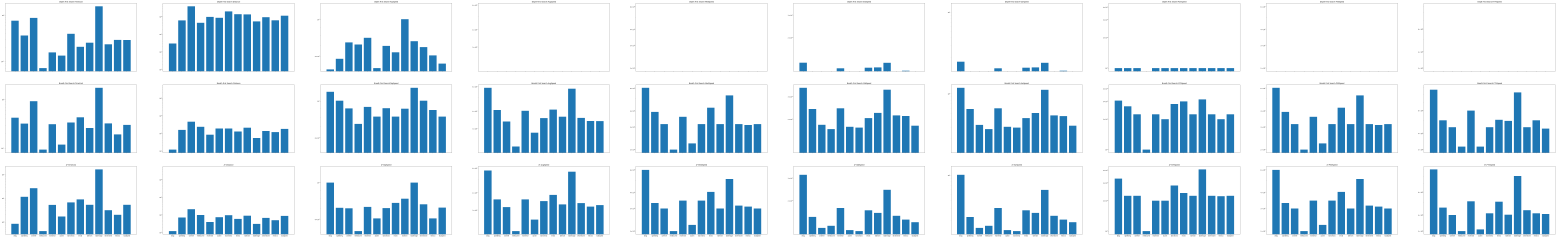
#> input picture statistics.png, 15562 x 2376 px (shown at 1/10 size)
$ python -i gui.py   (imports and definitions only)
#> lines starting #> are read from the running program, lines starting #| are printed output that depends on the picture; after the words box and inside, x2 and y2 are one past the last pixel; in counts of white or black regions, pixels touching at a corner belong together
### car.py
import random
import math
def generateRandomColor():
    c1=random.randint(0,255)
    c2=random.randint(0,255)
    c3=random.randint(0,255)
    return (c1,c2,c3)


class Car:
    coordsMap=[]
    color=None
    id=-1

    def __init__(self,id,color,pos=[],speeds=[]):
        self.id=id
        self.color=color
        self.coordsMap=pos
        self.speedinCoords=speeds

    def getCarPosAtInstance(self,instance=0):
        return self.coordsMap[instance]

    def __vectorNorm__(self,vector):
        return math.sqrt(sum(map(lambda x: math.pow(x,2),vector)))


    def getCarSpeedNormAtInstance(self,instance=0):
        return self.__vectorNorm__(self.speedinCoords[instance])

    # [9 lines left out: function getCarLineWidthAtInstance, not called in this run]

### gui.py
import pygame
import numpy as np
from PIL import Image,ImageEnhance,ImageFilter
from threading import Thread
import time
from car import Car,generateRandomColor
import math
import enum


GRAVEL_TRAP_COLOR = [ 235, 203, 139]
TRACK_COLOR = [52, 58, 64]
START_COLOR = [ 0,255,0]
FINISH_COLOR =[ 255,0,0]


def npArrayToImage(img):
    return Image.fromarray(img)

# [16 lines left out: function imageFromTrackStr, not called in this run]

def increaseColors(image):
    hsv = image.convert('HSV')
    H, S, V = hsv.split()
    V=V.point(lambda p: p*2)
    HSVr = Image.merge('HSV', (H,S,V))
    return HSVr.convert('RGB')

def getImageAsBW(image):
    image=image.convert("1")
    image=image.resize((100,50),Image.Resampling.NEAREST)
    f=[]
    for j in np.array(image):
        f.append(['X' if i else '-' for i in j])
    return f

def reduceToScale(n):
    return n//10

def findStartEnd(image,track):
    pix = np.array(image)
    reduce = np.vectorize(reduceToScale)
    #green
    indices = np.where(np.all(pix == np.array([ 0,255,0], dtype=np.uint8), axis=-1))
    indices=np.dstack(indices)[0]
    indices =reduce(np.round(indices,-1))
    indices = np.unique(indices,axis=0)
    for start in indices:
        track[start[0]][start[1]] = 'P'
    #red

    indices = np.where(np.all(pix == np.array([ 255,0,0], dtype=np.uint8), axis=-1))

    indices=np.dstack(indices)[0]
    indices =reduce(np.round(indices,-1))
    indices = np.unique(indices,axis=0)
    for finish in indices:
        track[finish[0]][finish[1]] = 'F'
    return track

# [7 lines left out: function convertTrackToString, not called in this run]


def parseImage(path,finalPath):
        image=Image.open(path)
        image=image.resize((1000,500),Image.Resampling.NEAREST)# normalize image to 1000,500
        image=increaseColors(image)# brighten ups to be easier to detect colors
        track = getImageAsBW(image)#black and white to be easier to separate track from walls
        findStartEnd(image,track)#finds red and green spots and generates a tack from it
        s=convertTrackToString(track)# converts the image to a normalized string
        img=imageFromTrackStr(s)#converts the string to a new track without blurred line
        img=img.resize((1000,500),Image.Resampling.NEAREST)#upsample to 1000,500 aka 10x curr size
        img=img.filter(ImageFilter.SHARPEN)#adds a separating line between track and walls
        img.save(finalPath)#saves the image in a file
        return s


# [5 lines that did not run here, left out]


class GUI:
    def __init__(self,inputImagePath,outputImagePath='final.png'):
        self.inputImage=inputImagePath
        self.finalImage=outputImagePath
        self.track=parseImage(self.inputImage,self.finalImage)
        self.cars=[]


    def drawCarLines(self,car,pos):
        pygame.draw.line(self.screen,car.color,car.coordsMap[pos-1],car.coordsMap[pos],width=car.getCarLineWidthAtInstance(i))


    def _drawTrackComponent_(self,color,mask):
        pygame.draw.polygon(self.screen,color,mask,width=12)
        pygame.draw.polygon(self.screen,color,mask,width=0)


    # [46 lines left out: functions __run__, run, not called in this run]
    def stop(self):
        self.running=False
        self.thread.join()

    # [4 lines left out: function addCars, not called in this run]


# [1 line that did not run here, left out]

everything=[(24, 46, 0, 0), (23, 46, -1, 0), (21, 47, -2, 1), (18, 47, -3, 0), (14, 47, -4, 0), (11, 47, -3, 0), (9, 47, -2, 0), (8, 46, -1, -1), (8, 44, 0, -2), (9, 41, 1, -3), (9, 38, 0, -3), (8, 34, -1, -4), (8, 30, 0, -4), (9, 25, 1, -5), (10, 19, 1, -6), (11, 12, 1, -7), (13, 5, 2, -7), (13, 5, 0, 0), (14, 4, 1, -1), (16, 4, 2, 0), (18, 4, 2, 0), (19, 5, 1, 1), (20, 6, 1, 1), (22, 8, 2, 2), (25, 10, 3, 2), (28, 12, 3, 2), (30, 13, 2, 1), (32, 14, 2, 1), (34, 14, 2, 0), (35, 15, 1, 1), (36, 17, 1, 2), (36, 20, 0, 3), (36, 22, 0, 2), (37, 23, 1, 1), (39, 24, 2, 1), (41, 25, 2, 1), (41, 25, 0, 0), (41, 26, 0, 1), (42, 26, 1, 0), (43, 26, 1, 0), (43, 27, 0, 1), (44, 27, 1, 0), (46, 28, 2, 1), (48, 29, 2, 1), (50, 31, 2, 2), (50, 31, 0, 0), (49, 32, -1, 1), (47, 32, -2, 0), (45, 32, -2, 0), (42, 32, -3, 0), (38, 31, -4, -1), (33, 31, -5, 0), (29, 30, -4, -1), (25, 30, -4, 0), (21, 31, -4, 1), (18, 33, -3, 2), (18, 33, 0, 0), (19, 34, 1, 1), (21, 35, 2, 1), (24, 35, 3, 0), (28, 36, 4, 1), (33, 36, 5, 0), (39, 36, 6, 0), (46, 35, 7, -1), (54, 35, 8, 0), (63, 36, 9, 1), (72, 36, 9, 0), (72, 36, 0, 0), (72, 35, 0, -1), (72, 33, 0, -2), (72, 30, 0, -3), (71, 28, -1, -2), (69, 27, -2, -1), (66, 26, -3, -1), (63, 25, -3, -1), (60, 24, -3, -1), (58, 23, -2, -1), (57, 21, -1, -2), (56, 19, -1, -2), (56, 16, 0, -3), (56, 14, 0, -2), (57, 12, 1, -2), (59, 9, 2, -3), (59, 9, 0, 0), (60, 9, 1, 0), (60, 8, 0, -1), (61, 8, 1, 0), (63, 7, 2, -1), (66, 7, 3, 0), (66, 7, 0, 0), (66, 8, 0, 1), (67, 8, 1, 0), (67, 9, 0, 1), (68, 10, 1, 1), (70, 12, 2, 2), (72, 15, 2, 3), (75, 18, 3, 3), (78, 22, 3, 4), (81, 26, 3, 4), (85, 31, 4, 5), (85, 31, 0, 0), (86, 31, 1, 0), (86, 32, 0, 1), (87, 33, 1, 1), (89, 35, 2, 2), (90, 37, 1, 2), (92, 39, 2, 2), (94, 42, 2, 3), (96, 44, 2, 2), (96, 44, 0, 0), (95, 45, -1, 1), (93, 45, -2, 0), (90, 46, -3, 1), (86, 46, -4, 0), (81, 47, -5, 1), (75, 47, -6, 0), (68, 47, -7, 0), (61, 46, -7, -1), (53, 46, -8, 0), (44, 46, -9, 0), (34, 46, -10, 0)]
#> everything = 121 items, first 6: (24, 46, 0, 0), (23, 46, -1, 0), (21, 47, -2, 1), (18, 47, -3, 0), (14, 47, -4, 0), (11, 47, -3, 0)

pos=list(map(lambda x:(x[0],x[1]) ,everything))
#> pos = 121 pairs, first value 8 to 96, second value 4 to 47
speeds=list(map(lambda x:(x[2],x[3]) ,everything))
#> speeds = 121 pairs, first value -10 to 9, second value -7 to 5

pos2=list(map(lambda x:(x[0]+1,x[1]) ,everything))
#> pos2 = 121 pairs, first value 9 to 97, second value 4 to 47


c1=Car(0,color=generateRandomColor(),pos=pos,speeds=speeds)#[(0,0),(1,0),(2,0),(4,0),(8,0)],speeds=[])
#> in __init__, `self.coordsMap=pos`: self.coordsMap has the same summary as pos outside __init__
#> in __init__, `self.speedinCoords=speeds`: self.speedinCoords has the same summary as speeds outside __init__
c2=Car(0,color=generateRandomColor(),pos=pos2,speeds=speeds)#[(0,0),(1,0),(2,0),(4,0),(8,0)],speeds=[])
# [2 lines not run here, left out]

>>> result = GUI('statistics.png').run()
#> call 2 of parseImage, with path = 'statistics.png', finalPath = 'final.png'
#> in parseImage, image is the input picture: PIL image 15562x2376 RGBA; mean R, G, B, A 210.5, 227.5, 239.2, 255
#> in parseImage (call 2), `image=image.resize((1000,500),Image.Resampling.NEAREST)# normalize ima..`:
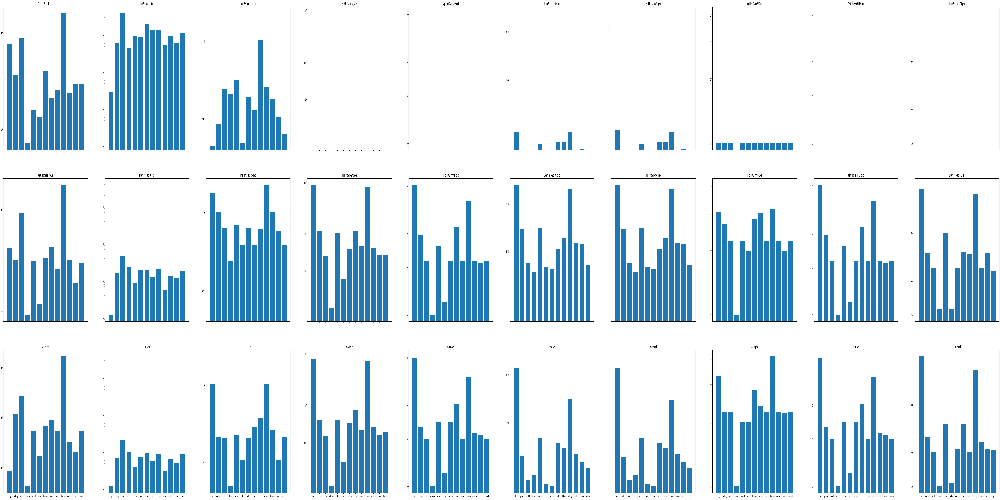
#> image: PIL image 1000x500 RGBA; mean R, G, B, A 210.2, 227.2, 239, 255
#> in increaseColors, `hsv = image.convert('HSV')`: hsv: PIL image 1000x500 HSV; mean H, S, V 27.8, 40.8, 239
#> in increaseColors, `H, S, V = hsv.split()`:
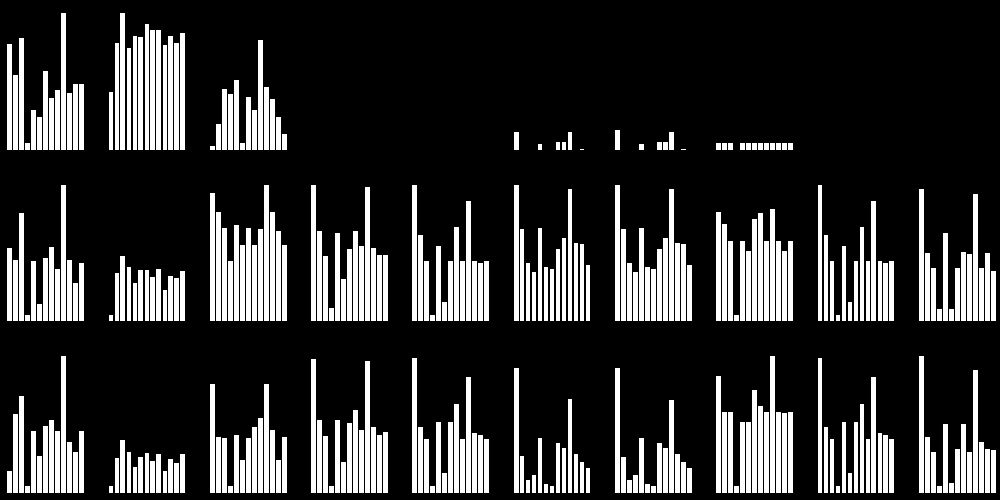
#> H: PIL image 1000x500 L; values 0 (black) and 144 (white), 19.3% white; 323 white regions (2 under 20 px), largest, box (x1, y1, x2, y2) and area: (61, 13, 66, 150) 685, (120, 13, 125, 150) 685, (61, 356, 66, 493) 685
#> in increaseColors, `H, S, V = hsv.split()`:
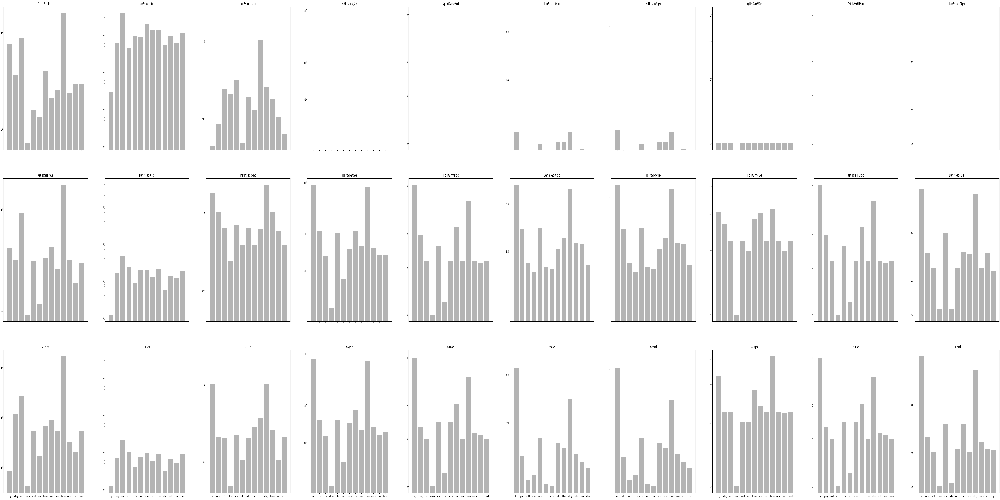
#> V: PIL image 1000x500 L; min 0, max 255, mean 239
#> in increaseColors, `V=V.point(lambda p: p*2)`:
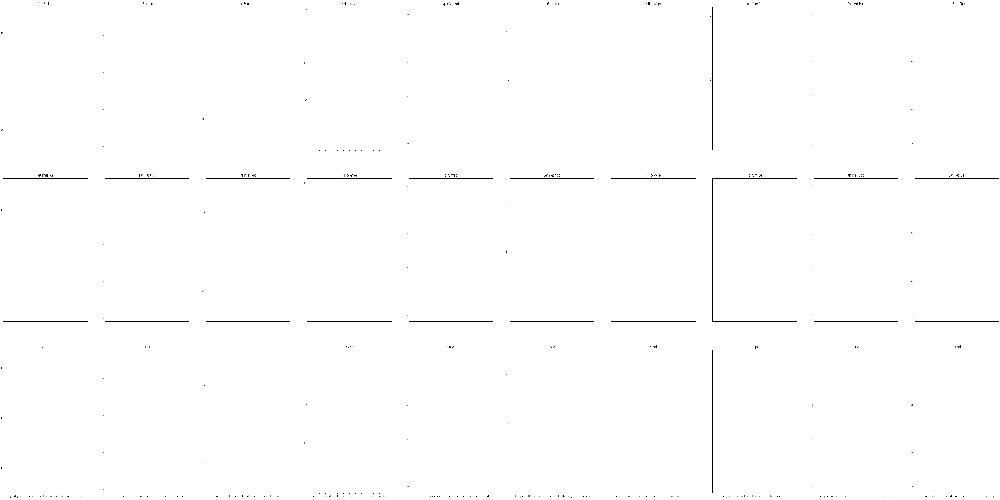
#> V: PIL image 1000x500 L; min 0, max 255, mean 253.7
#> in increaseColors, `HSVr = Image.merge('HSV', (H,S,V))`: HSVr: PIL image 1000x500 HSV; mean H, S, V 27.8, 40.8, 253.7
#> in increaseColors, `return HSVr.convert('RGB')`:
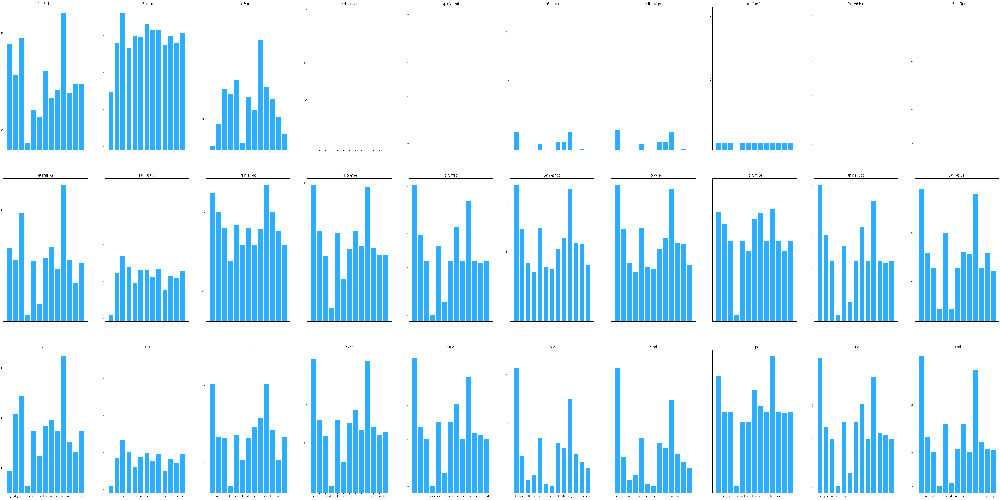
#> returned value: PIL image 1000x500 RGB; mean R, G, B 212.9, 237.9, 253.7
#> in getImageAsBW, `image=image.convert("1")`:
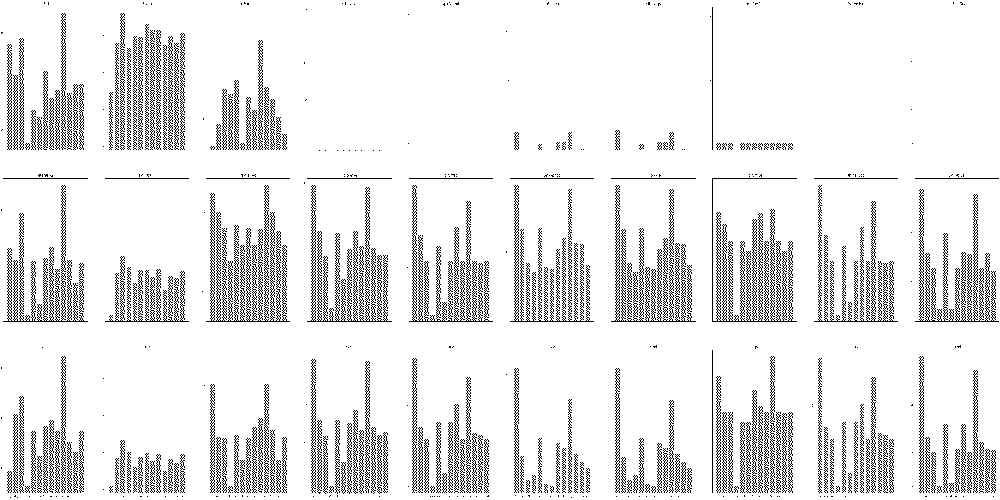
#> image: PIL image 1000x500 1; 90.7% white; black in thin lines or dots
#> in getImageAsBW, `image=image.resize((100,50),Image.Resampling.NEAREST)`:
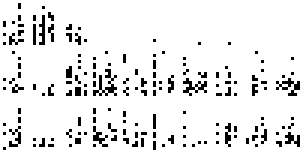
#> image: PIL image 100x50 1 (shown 3 times larger); 91.1% white; black in thin lines or dots
#> the loop in getImageAsBW, `for j in np.array(image):` made 50 passes
#> after the loop in getImageAsBW, `for j in np.array(image):`: f = 50 items
#> in findStartEnd, `indices = np.where(np.all(pix == np.array([ 0,255,0], dtype=np.uint8),..`: indices = (empty array, empty array)
#> in findStartEnd, `indices=np.dstack(indices)[0]`: indices = empty array
#> (the run stopped early here; a loop or call above may not have finished)
